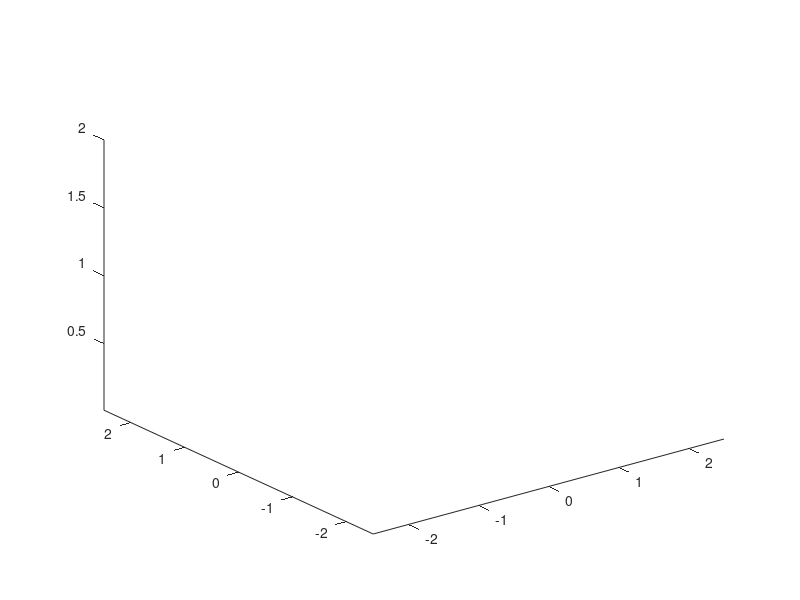

MATLAB code to generate this figure: (Note: this script raises an error after producing the figure.)
%% Assignment 2
% Daniel McMahon 14317958
% Jennifer Wilson 13936277

clear;
clf;
clc;
close all;
set(0,'DefaultFigureWindowStyle','docked')
view(3)
hold on
axis([-2.5, 2.5, -2.5, 2.5, 0.01, 2]);


Object = ObjectClass();
RobotControl = RobotClass();
Produce = ProduceClass();

% Setup Environment
LoadEnvironment();

% Load Robots

steps = 50;
gripperLength = 0.24;
gripperHeight = 0.025;

% Orientation for the end-effector.
pointPosY = trotx(270, 'deg');
pointDown = trotx(180,'deg');
pointNegY = trotx(90, 'deg');
pointNegX = trotz(90,'deg');
pointPosX = trotz(270,'deg');

[harvesterBot,sortingBot,rightHarvester,leftHarvester,rightSorter,leftSorter] = LoadRobots();

%% Generate Produce

% unsorted box position for EE
unsortedBoxEEPos = [0, 0, 0.6]; % box to drop produce

% Sorted box positions for EE
goodBoxEEPose = [0.6, -1.75, 0.6];
badBoxEEPose = [1.1, -1, 0.6];

% locations for fruit to be placed when dropped
[unsortedBoxMix,unsortedBox,goodBox,badBox] = Produce.BoxLocations();

% Tomatoes
% [tomatoTreePos,tomatoObject,tomatoVertices] = Produce.GenerateTomatoes();

% Potatoes
[potatoGroundPos,potatoObject,potatoVertices] = Produce.GeneratePotatoes();

% Mix
% [potatoGroundPos,potatoObject,potatoVertices,tomatoTreePos,tomatoObject,tomatoVertices] = GenerateMix()


%% Testing Harvester Bot Movements with Tomatoes

% Loop through each tomato
for i = 1:size(tomatoTreePos, 1)
    % Define positions for this loop.
    idleHarvester = [0,1.25,0.6];
    startPos = tomatoTreePos(i, :) + [0, -0.3, 0.1]; % Slight offset to approach the tomato.
    pickupTomato = tomatoTreePos(i, :) + [0, -gripperLength, gripperHeight]; % Position to pick up the tomato.
    unsortedBoxPosOffset = unsortedBoxEEPos + [0, 0, 0.5]; % Hover position above the box.
    finalPos = unsortedBoxEEPos; % lower over the box for drop-off.

    % Step 1: Move to the position near the tomato (approach).
    RobotControl.MoveRobot(harvesterBot, startPos, steps, [], [], false, rightHarvester, leftHarvester, pointPosY);

    % Step 2: Move directly to the tomato and simulate pickup.
    RobotControl.MoveRobot(harvesterBot, pickupTomato, steps, tomatoObject{i}, tomatoVertices{i}, false, rightHarvester, leftHarvester, pointPosY);
    RobotControl.GripperMove(rightHarvester, leftHarvester, 'close'); % Simulate gripping.

    % Step 3: Move back slightly after gripping.
    moveBackPos = pickupTomato + [0, -0.1, 0]; % Move back
    RobotControl.MoveRobot(harvesterBot, moveBackPos, steps, tomatoObject{i}, tomatoVertices{i}, true, rightHarvester, leftHarvester, pointPosY);

    % Step 4: Move to hover position above the unsorted box.
    RobotControl.MoveRobot(harvesterBot, unsortedBoxPosOffset, steps, tomatoObject{i}, tomatoVertices{i}, true, rightHarvester, leftHarvester, pointNegY);

    % Step 5: Lower down to the box.
    RobotControl.MoveRobot(harvesterBot, finalPos, steps, tomatoObject{i}, tomatoVertices{i}, true, rightHarvester, leftHarvester, pointNegY);

    % Step 6: Release the object and update the object position.
    RobotControl.GripperMove(rightHarvester, leftHarvester, 'open');
    ObjectClass.DropObject(harvesterBot, tomatoObject{i}, tomatoVertices{i}, unsortedBox(i, :)); % Adjust placement in unsorted box

    % Step 7: move up and back a bit
    finalPosAdjust = finalPos + [0,0.1,0.2];
    RobotControl.MoveRobot(harvesterBot, finalPosAdjust, steps, [], [], false, rightHarvester, leftHarvester, pointNegY);

    RobotControl.MoveRobot(harvesterBot, idleHarvester, steps, [], [], false, rightHarvester, leftHarvester, pointPosY);
end


%% Testing Sorting Bot Movements with Tomatoes

% Initialize counters for the good and bad boxes.
goodBoxCount = 0;
badBoxCount = 0;

numProduce = size(unsortedBox, 1);
qualityLabels = Produce.RandomizeQuality(numProduce);

travelHeight = 0.6; % Set a reasonable height for traveling to avoid joint spasms.
fixedXPos = 0.25; % Fixed X position during travel to ensure a more predictable path.

idleSorter = [0.25, -0.2, 1.0]; % Idle pose;

% Loop through each item in the unsorted box for visualization.
for i = 1:size(unsortedBox, 1)
    % Define positions for this loop.
    startPos = unsortedBox(i, :) + [0, 0, gripperLength + 0.5]; % Hover above the item.
    pickupItem = unsortedBox(i, :) + [0, 0, gripperLength]; % Lower to the item's position.
    hoverPos = [fixedXPos, pickupItem(2), travelHeight]; % Hover position after pickup at fixed X.

    % Determine the target box and EE pose based on the quality.
    if strcmp(qualityLabels{i}, 'good')
        targetBox = goodBox(min(goodBoxCount + 1, size(goodBox, 1)), :);
        targetEEPose = goodBoxEEPose;
        targetOrientation = pointNegY; % Point towards negative Y for the good box.
        goodBoxCount = goodBoxCount + 1;
    else
        targetBox = badBox(min(badBoxCount + 1, size(badBox, 1)), :);
        targetEEPose = badBoxEEPose;
        targetOrientation = trotx(90, 'deg'); % Point towards positive X for the bad box.
        badBoxCount = badBoxCount + 1;
    end

    % Define the drop-off positions for the selected box.
    dropOffPos = [fixedXPos, targetEEPose(2), travelHeight]; % Travel position at fixed X and height.
    finalPos = targetEEPose; % Hover position for the EE over the drop-off point.

    % Step 1: Move to hover above the unsorted item.
    RobotControl.MoveRobot(sortingBot, startPos, steps, [], [], false, rightSorter, leftSorter, pointDown);

    % Step 2: Lower to the item position (simulate pickup).
    RobotControl.MoveRobot(sortingBot, pickupItem, steps, tomatoObject{i}, tomatoVertices{i}, false, rightSorter, leftSorter, pointDown);
    RobotControl.GripperMove(rightSorter, leftSorter, 'close'); % Simulate gripping.

    % Step 3: Move back up to the hover position at travel height.
    RobotControl.MoveRobot(sortingBot, hoverPos, steps, tomatoObject{i}, tomatoVertices{i}, true, rightSorter, leftSorter, pointDown);

    % Step 4: Move in a straight line to the drop-off position.
    % Maintain the same X position and height to avoid unnecessary rotations.
    RobotControl.MoveRobot(sortingBot, dropOffPos, steps, tomatoObject{i}, tomatoVertices{i}, true, rightSorter, leftSorter, targetOrientation);

    % Step 5: Move to the final EE position above the target box.
    RobotControl.MoveRobot(sortingBot, finalPos, steps, tomatoObject{i}, tomatoVertices{i}, true, rightSorter, leftSorter, targetOrientation);

    % Step 6: Release the object.
    RobotControl.GripperMove(rightSorter, leftSorter, 'open');
    
    % Step 7: Use the DropObject function to place the tomato in the correct position.
    ObjectClass.DropObject(sortingBot, tomatoObject{i}, tomatoVertices{i}, targetBox);

    % Step 8: Move back up to a safe hover position after releasing the object.
    RobotControl.MoveRobot(sortingBot, finalPos + [0, 0, 0.3], steps, [], [], false, rightSorter, leftSorter, pointDown);

    % Move to idle position after sorting.
    RobotControl.MoveRobot(sortingBot, idleSorter, steps, [], [], false, rightSorter, leftSorter, pointDown);
end